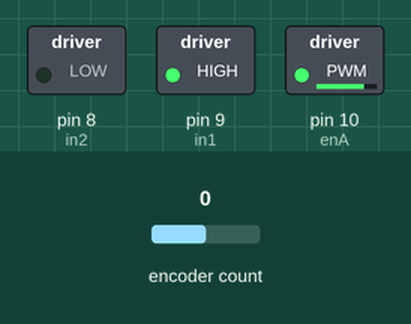
This sketch was run on a simulated Arduino Uno, built with avr-gcc and run on an emulated ATmega328P. Parts: switched loads named in the sketch (green lamp = pin HIGH). The inputs (shaded band) are chosen by the test bench; at power-on: encoder count 0.

Above: at 0.1 s.
Timing chart, 0 to 1.6 s (numbered marks = the images above):
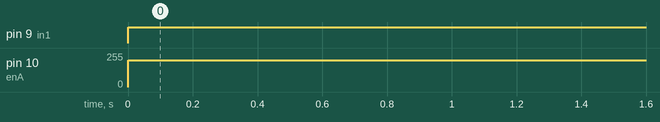

Measured:
- by itself, pin 9 (in1): LOW → HIGH at 0.00 s
- by itself, pin 10 (enA): 0/255 → 200/255 at 0.00 s

The sketch:

MotorBasic.ino
```cpp
#include <Encoder.h>

// connect motor controller pins to Arduino digital pins
// motor one
int enA = 10; //speed
int in1 = 9;  //on-off and direction
int in2 = 8; //on-off and direction

Encoder myEnc(2, 3);
long timeStart=0;
long oldPosition  = -999;
void setup()
{
  // set all the motor control pins to outputs
  pinMode(enA, OUTPUT);
  pinMode(in1, OUTPUT);
  pinMode(in2, OUTPUT);

}
void demoOne()
{
  // turn on motor A
  digitalWrite(in1, HIGH);
  digitalWrite(in2, LOW);
  // set speed to 200 out of possible range 0~255
  analogWrite(enA, 200);
  runFor(2000);

  digitalWrite(in1, LOW);
  digitalWrite(in2, LOW);

  runFor(2000);

  // now change motor directions
  digitalWrite(in1, LOW);
  digitalWrite(in2, HIGH);

  runFor(2000);
  // now turn off motors
  digitalWrite(in1, LOW);
  digitalWrite(in2, LOW);

  runFor(2000);
}

void loop()
{
  demoOne();
}

void runFor(int waitTime)
{
  long timeStart=millis();
  while(millis<timeStart+waitTime)
  {
    long newPosition = myEnc.read();
    if (newPosition != oldPosition)
    {
      oldPosition = newPosition;
      Serial.println(newPosition);
    }
  }
}
```
